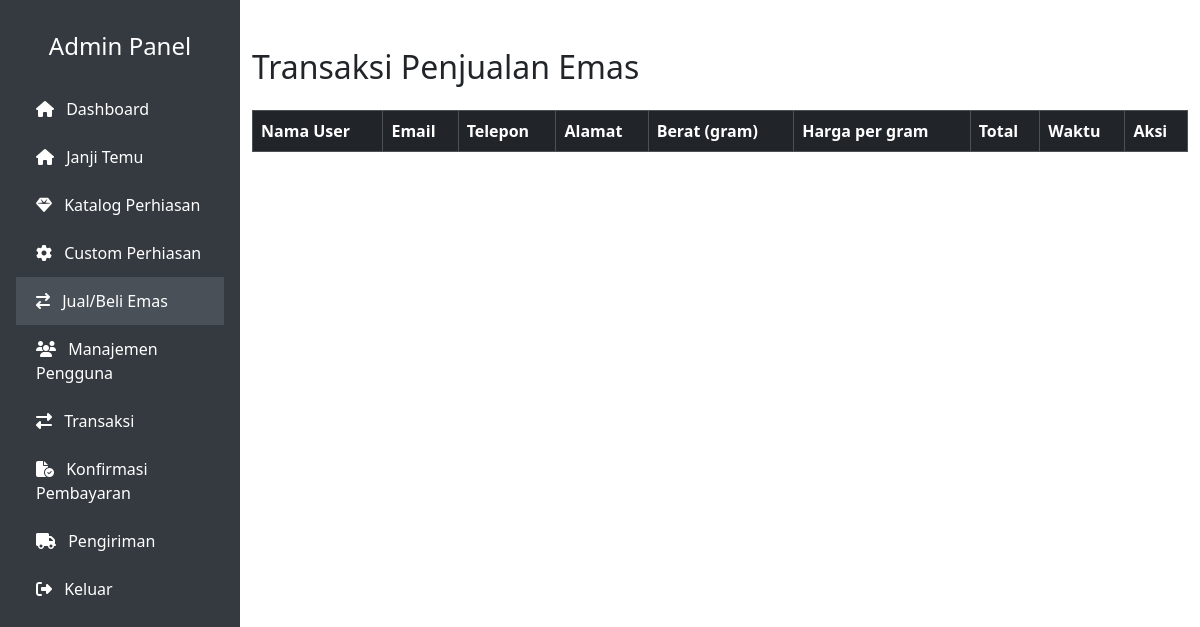
/admin/trade.php, run on an earlier commit of the app's database.
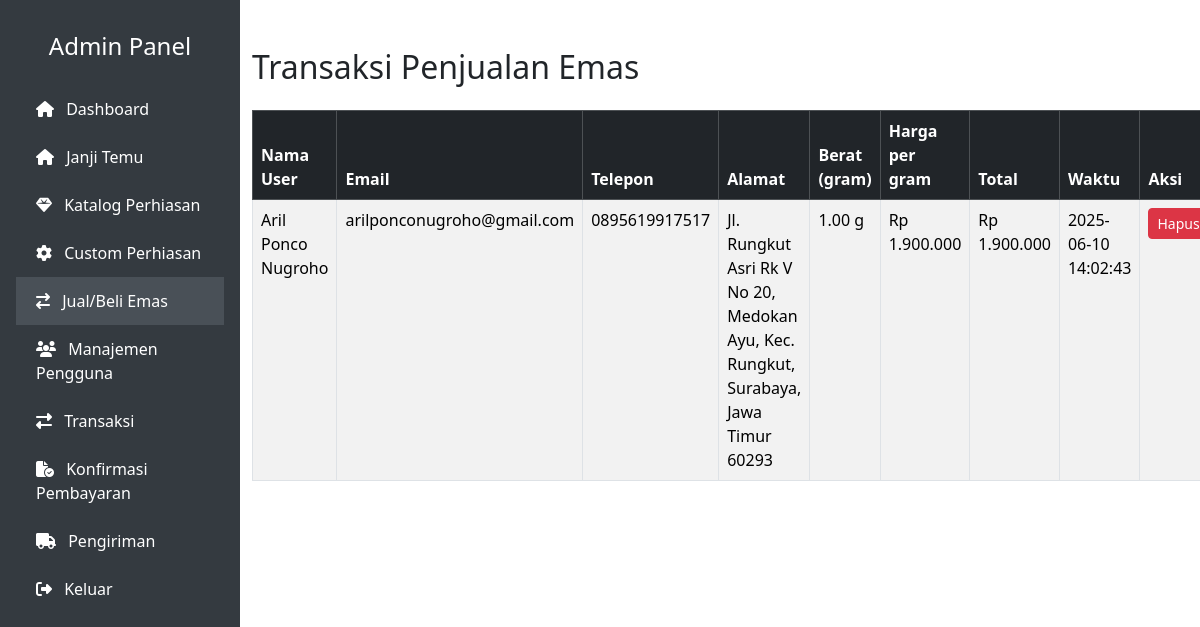
And on a later commit of the database.
### tables this page shows
CREATE TABLE `gold_transactions` (
  `id` int(11) NOT NULL,
  `user_id` int(11) DEFAULT NULL,
  `type` enum('buy','sell') DEFAULT NULL,
  `weight` decimal(10,2) DEFAULT NULL,
  `price_per_gram` decimal(15,2) DEFAULT NULL,
  `total_price` decimal(15,2) DEFAULT NULL,
  `status` enum('pending','completed','cancelled') DEFAULT 'pending',
  `created_at` timestamp NOT NULL DEFAULT current_timestamp()
);

CREATE TABLE `users` (
  `id` int(11) NOT NULL,
  `name` varchar(100) DEFAULT NULL,
  `email` varchar(100) DEFAULT NULL,
  `password` varchar(255) DEFAULT NULL,
  `phone` varchar(20) DEFAULT NULL,
  `role` enum('customer','admin') DEFAULT 'customer',
  `created_at` timestamp NOT NULL DEFAULT current_timestamp(),
  `address` text DEFAULT NULL
);

### admin/trade.php (the view, shortened to what this page needs)
<?php
require_once '../config/database.php';
include 'includes/header.php';
include 'includes/sidebar.php';
$stmt = $pdo->query("SELECT
                        gt.*,
                        u.name AS user_name,
                        u.email,
                        u.phone,
                        u.address
                    FROM gold_transactions gt
                    JOIN users u ON gt.user_id = u.id
                    WHERE gt.type = 'sell'
                    ORDER BY gt.created_at DESC");
$transactions = $stmt->fetchAll();
?>
<div class="container py-5">
    <h2 class="mb-4">Transaksi Penjualan Emas</h2>
    <table class="table table-bordered table-striped">
        <thead class="table-dark">
            <tr>
                <th>Nama User</th>
                <th>Email</th>
                <th>Telepon</th>
                <th>Alamat</th>
                <th>Berat (gram)</th>
                <th>Harga per gram</th>
                <th>Total</th>
                <th>Waktu</th>
                <th>Aksi</th>
            </tr>
        </thead>
        <tbody>
            <?php foreach ($transactions as $trx): ?>
            <tr>
                <td><?= htmlspecialchars($trx['user_name']) ?></td>
                <td><?= htmlspecialchars($trx['email']) ?></td>
                <td><?= htmlspecialchars($trx['phone']) ?></td>
                <td><?= nl2br(htmlspecialchars($trx['address'])) ?></td>
                <td><?= htmlspecialchars($trx['weight']) ?> g</td>
                <td>Rp <?= number_format($trx['price_per_gram'], 0, ',', '.') ?></td>
                <td>Rp <?= number_format($trx['total_price'], 0, ',', '.') ?></td>
                <td><?= $trx['created_at'] ?></td>
                <td>
                    <form method="POST" onsubmit="return confirm('Yakin ingin menghapus transaksi ini?')">
                        <button type="submit" name="delete" class="btn btn-danger btn-sm">Hapus</button>
                    </form>
                </td>
            </tr>
            <?php endforeach; ?>
        </tbody>
    </table>
</div>

What changed in the data, as far as the page shows it:
added gold_transactions: user.name "Aril Ponco Nugroho", user.email "arilponconugroho@gmail.com", user.phone "0895619917517", user.address "Jl. Rungkut Asri Rk V No 20, Medokan Ayu, Kec. Rungkut, Surabaya, Jawa Timur 60293", weight "1.00", price_per_gram "1.900.000", total_price "1.900.000", created_at "2025-06-10 14:02:43"
